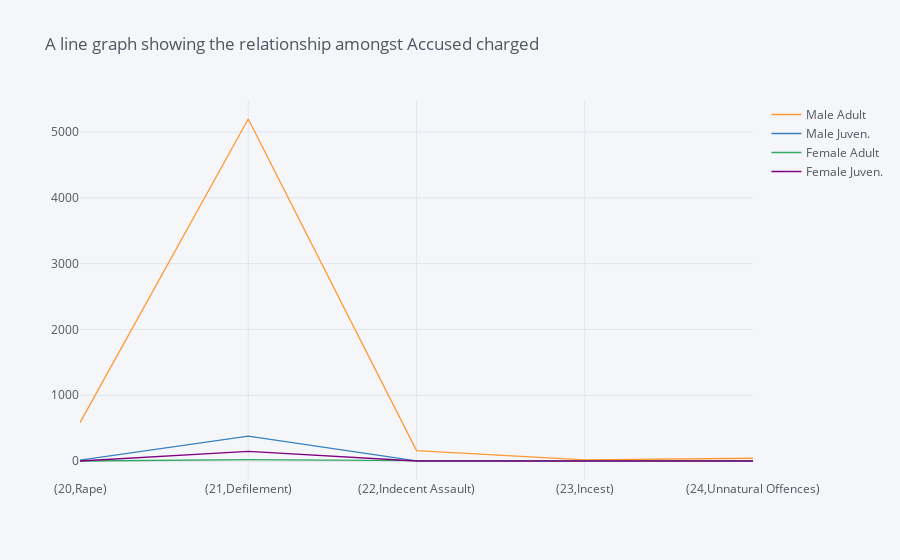

The notebook cell saved with this chart:
### Code cell
# Line graph for the Accused charged in sex related offences
relate.iplot(kind='line',title='A line graph showing the relationship amongst Accused charged')

### Figure 1 — Plotly figure (JSON) as saved in the notebook; plotly's stock layout.template omitted (floating-point values rounded to 4 significant figures)
{"data": [{"line": {"color": "rgba(255, 153, 51, 1.0)", "dash": "solid", "shape": "linear", "width": 1.3}, "mode": "lines", "name": "Male Adult", "text": "", "type": "scatter", "x": ["(20,Rape)", "(21,Defilement)", "(22,Indecent Assault)", "(23,Incest)", "(24,Unnatural Offences)"], "y": [584, 5199, 158, 16, 42]}, {"line": {"color": "rgba(55, 128, 191, 1.0)", "dash": "solid", "shape": "linear", "width": 1.3}, "mode": "lines", "name": "Male Juven.", "text": "", "type": "scatter", "x": ["(20,Rape)", "(21,Defilement)", "(22,Indecent Assault)", "(23,Incest)", "(24,Unnatural Offences)"], "y": [12, 379, 3, 0, 4]}, {"line": {"color": "rgba(50, 171, 96, 1.0)", "dash": "solid", "shape": "linear", "width": 1.3}, "mode": "lines", "name": "Female Adult", "text": "", "type": "scatter", "x": ["(20,Rape)", "(21,Defilement)", "(22,Indecent Assault)", "(23,Incest)", "(24,Unnatural Offences)"], "y": [0, 22, 5, 7, 1]}, {"line": {"color": "rgba(128, 0, 128, 1.0)", "dash": "solid", "shape": "linear", "width": 1.3}, "mode": "lines", "name": "Female Juven.", "text": "", "type": "scatter", "x": ["(20,Rape)", "(21,Defilement)", "(22,Indecent Assault)", "(23,Incest)", "(24,Unnatural Offences)"], "y": [0, 147, 0, 0, 0]}], "layout": {"legend": {"bgcolor": "#F5F6F9", "font": {"color": "#4D5663"}}, "paper_bgcolor": "#F5F6F9", "plot_bgcolor": "#F5F6F9", "title": {"font": {"color": "#4D5663"}, "text": "A line graph showing the relationship amongst Accused charged"}, "xaxis": {"gridcolor": "#E1E5ED", "showgrid": true, "tickfont": {"color": "#4D5663"}, "title": {"font": {"color": "#4D5663"}, "text": ""}, "zerolinecolor": "#E1E5ED"}, "yaxis": {"gridcolor": "#E1E5ED", "showgrid": true, "tickfont": {"color": "#4D5663"}, "title": {"font": {"color": "#4D5663"}, "text": ""}, "zerolinecolor": "#E1E5ED"}}}
